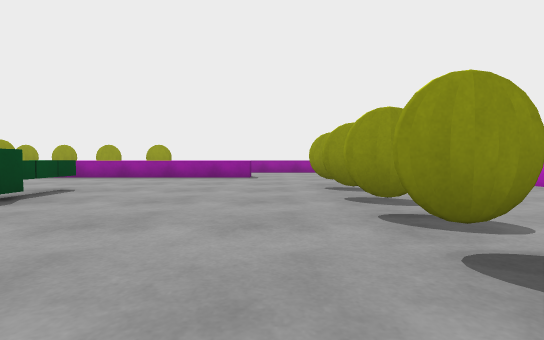
View 1 (above)

16 first-person views from a walk through a scene from a Unity 3-D project. The camera is 0.23 m above the floor, tilts 2° down and sees 85° across. The floor is counted in squares, 0.5 m on a side. Each view is taken from the middle of a square. On the plan, view 1 faces up. The plan holds only what a view shows up to about 9 squares ahead; the rest is blank.

View 2
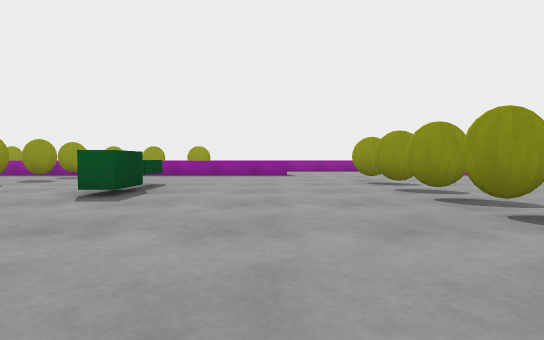

View 3
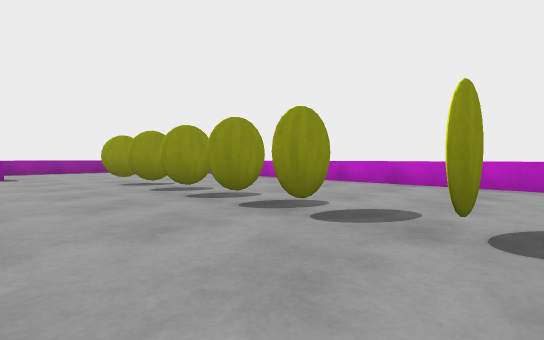

View 4
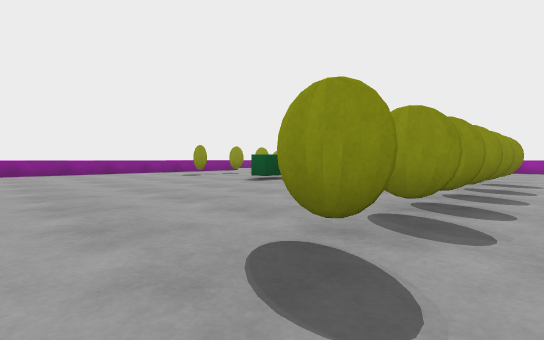

View 5
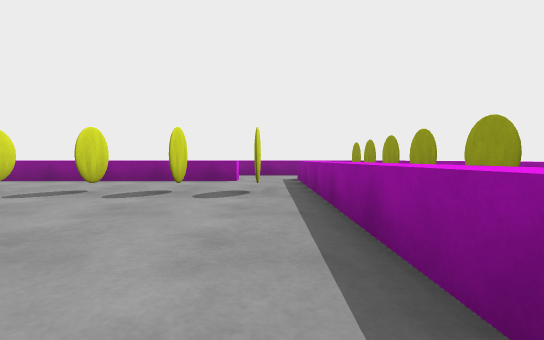

View 6
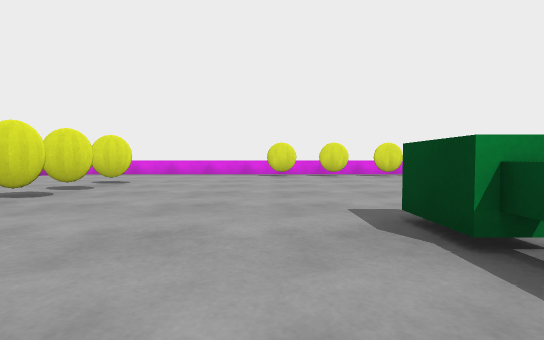

View 7
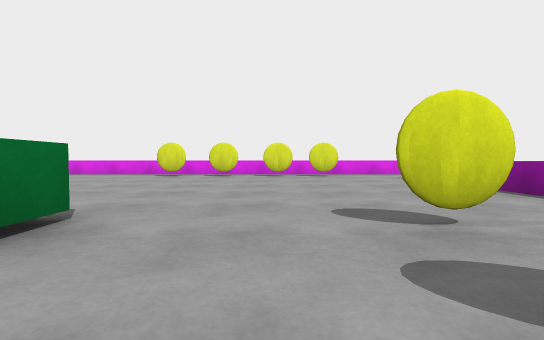

View 8
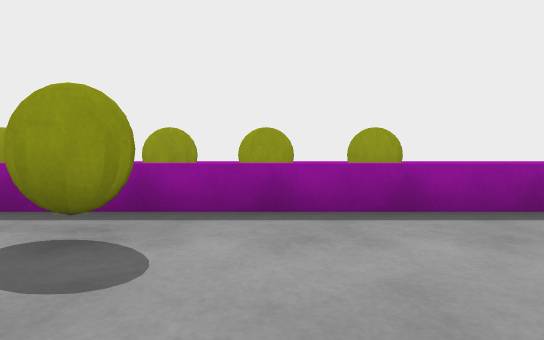

View 9
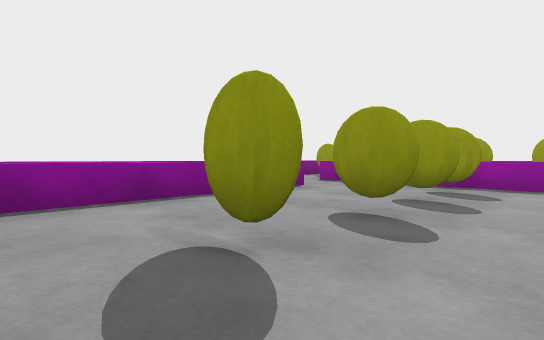

View 10
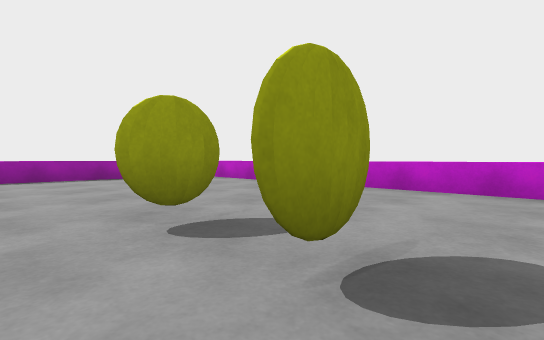

View 11
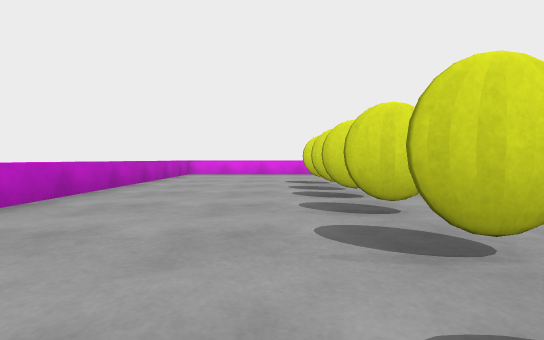

View 12
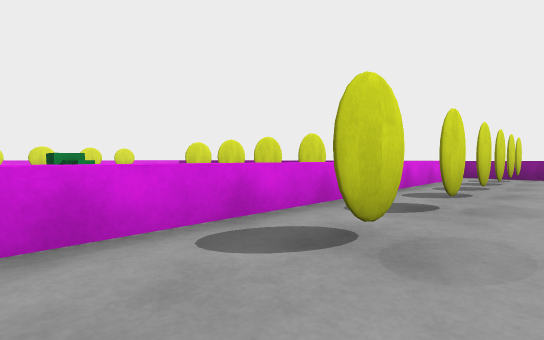

View 13
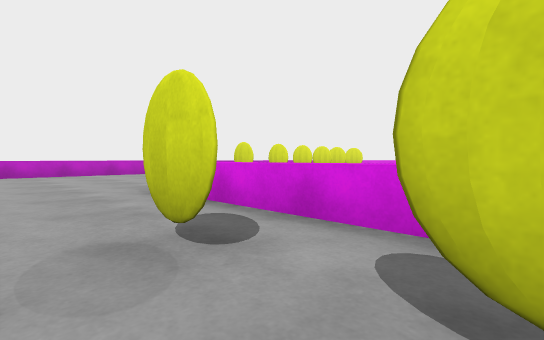

View 14
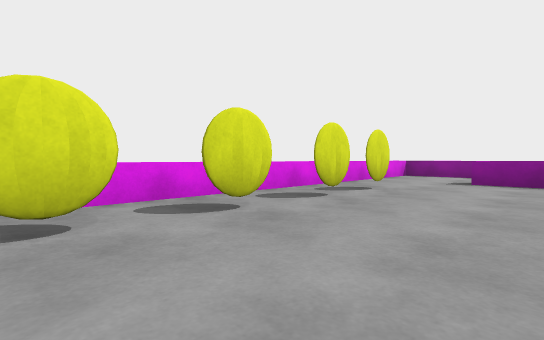

View 15
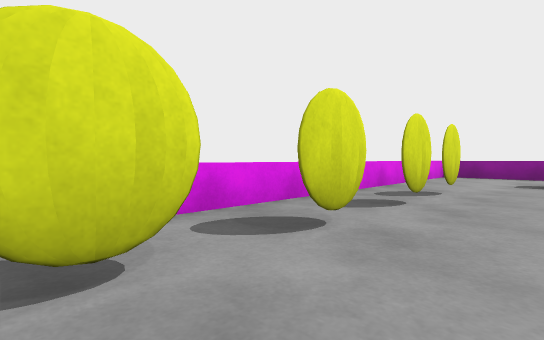

View 16
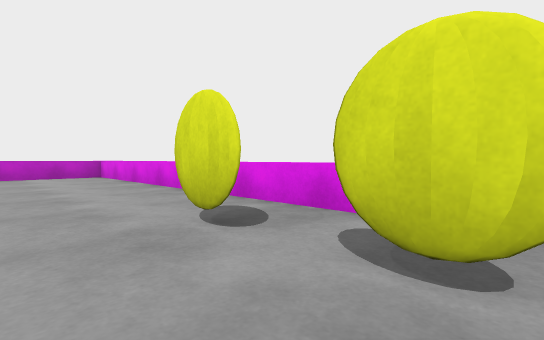

### Floor plan
Points are (right, up) in squares from view 1. A wall is a line through its corners. A room is listed if a view was taken in it or the views show most of it. See-through windows are left out.
Room 1 (views 1, 2, 3, 4, 5, 6, 7, 8, 9, 10, 11, 12, 13, 14, 15, 16)
walls: (0.8, 2.7) (1.4, 2.6) (0.9, 2.6); (1, 2.5) (0.5, 2.6); (1, 3.8) (1.5, 3.7); (1.2, 2.6) (0.7, 2.6); (0.7, 5.1) (1.4, 5.1); (1.4, 1.5) (0.6, 1.5); (-6.1, 3) (-6.6, 3); (-6.4, 3.1) (-5.8, 3); (1.4, -0.6) (0.8, -0.6); (-5.8, 6.8) (-6.4, 6.7); (-2.3, -3) (-1.8, -3.1); (-2.6, -3) (-1.8, -3.1); (-4, -3) (-3.3, -3); (-3.7, 9.2) (-3.1, 9.2); (-4.2, -3.1) (-3.7, -3) (-3.2, -3.1); (-5.5, -3) (-4.8, -3); (-5.2, 9.3) (-4.7, 9.3); (-6.7, -3) (-6.1, -3); (-6.6, 9.4) (-6.1, 9.4); (-9.1, 9.3) (-8.6, 9.3)
low walls: (-0.5, 7.6) (-9.1, 7.6); (-5, 8.1) (-2, 8.1); (-8.4, 6.2) (-8.4, -2.2); (2.5, 10.6) (-10.4, 10.6); (-8.6, -4.3) (4.6, -4.3) (4.6, 9.8)
ways out: opening at (-9, -3); opening at (-9, 7); gap at (-7.5, 9); gap at (-6, 7); gap at (-4.5, 9)
objects: other object (-3, 3) to (-3, 5)

Where each view was taken, in squares from view 1:
view 1: 0 up, 0 right, facing up
view 2: 1 down, 1 left, facing up
view 3: 1 down, 1 left, facing up-right
view 4: 2 down, 2 right, facing up-left
view 5: 7 up, 2 left, facing left
view 6: 5 up, 2 left, facing down
view 7: 5 up, 5 left, facing down
view 8: 5 up, 5 left, facing up
view 9: 2 up, 5 left, facing up-left
view 10: 3 up, 0 right, facing up-right
view 11: 5 up, 2 right, facing down
view 12: 10 up, 2 left, facing down-left
view 13: 10 up, 5 left, facing down-right
view 14: 1 down, 2 left, facing down-left
view 15: 2 down, 2 left, facing down-left
view 16: 2 down, 4 left, facing down-right
